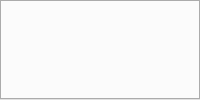
<?xml version="1.0" encoding="UTF-8"?>
<ui version="4.0">
 <class>TTabWidget</class>
 <widget class="QTabWidget" name="TTabWidget">
  <property name="minimumSize">
   <size>
    <width>40</width>
    <height>20</height>
   </size>
  </property>
 </widget>
 <resources/>
 <connections/>
</ui>
